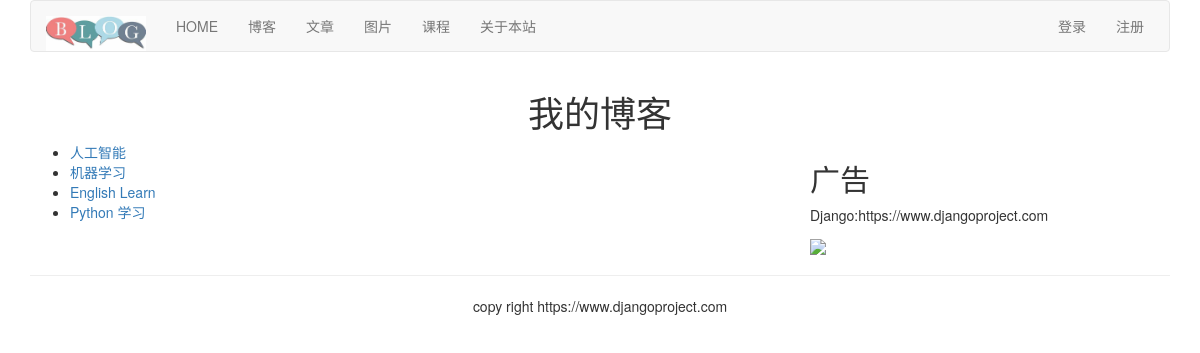
Screenshot of /blog/ with the database file from the repository.
### blog/models.py (models this page shows, shortened)
class BlogArticles(models.Model):
    title = models.CharField(max_length=300)
    author = models.ForeignKey(User,related_name='blog_posts',on_delete=models.CASCADE)
    body = models.TextField()
    publish = models.DateTimeField(default=timezone.now)
    class Meta:
        ordering = ("-publish",)

### blog/views.py (the view)
def blog_title(request):
    blogs = BlogArticles.objects.all()
    return render(request, 'blog/titles.html', {'blogs':blogs})

### templates/blog/titles.html (shortened to what this page needs)
{% extends "base.html" %}
{% block content %}
    <div class="row text-center vertical-middle-sm">
        <h1>我的博客</h1>
    </div>
    <div class="row">
        <div class="col-xs-12 col-md-8">
            <ul>
                {% for blog in blogs %}
                    <li><a href="{{ blog.id }}">{{ blog.title }}</a></li>
                {% endfor %}
            </ul>
        </div>
        <div class="col-xs-6 col-md-4">
            <h2>广告</h2>
            <p>Django:https://www.djangoproject.com</p>
            <img width="200px" src="https://www.jiustore.com/wp-content/uploads/2016/03/%E7%BE%8E%E5%9B%BD%E5%8D%9A%E5%AE%A2%E8%B5%9A%E9%92%B1%EF%BC%9A%E5%A6%82%E4%BD%95%E5%BC%80%E5%A7%8B%E4%B8%80%E4%B8%AA%E8%B5%9A%E9%92%B1%E7%9A%84%E4%B8%AA%E4%BA%BA%E5%8D%9A%E5%AE%A2.jpg">
        </div>
    </div>
{% endblock %}

### templates/base.html (shortened to what this page needs)
{% load staticfiles %} <!DOCTYPE html>
<html lang="zh-cn">
<head>
    <link rel="stylesheet" href="{% static 'css/bootstrap.css' %}">
</head>
    <body>
        {% include "header.html" %}
        <div class="container">
            {% block content %}
            {% endblock %}
        </div>
        {% include "footer.html" %}
    </body>
</html>

### templates/header.html (shortened to what this page needs)
{% load staticfiles %}
<div class="container">
    <nav class="navbar navbar-default" role="navigation">
        <div class="navbar-header">
            <a class="navbar-brand" href="http://www.itdiffer.com">
                <img src="{% static '/images/logo.jpg' %}" width="100px">
            </a>
        </div>
        <div>
            <ul class="nav navbar-nav" role="navigation">
                <li><a href="{% url 'home' %}">HOME</a></li>
                <li><a href="{% url 'blog:blog_title' %}">博客</a></li>
                <li><a href="{% url 'article:article_titles' %}">文章</a></li>
                <li><a href="{% url 'image:falls_images' %}">图片</a></li>
                <li><a href="{% url 'course:course_list' %}">课程</a></li>
                <li><a href="{% url 'course:about'%}">关于本站</a></li>
            </ul>
            <ul class="nav navbar-nav navbar-right" style="margin-right:10px">
                {% if user.is_authenticated %}
                <li>
                    <div class="dropdown" style="margin-top:8px">
                        <button class='btn btn-default dropdown-toggle' type='button' id='dropdownMenu' data-toggle='dropdown'>{{ user.username }}
                            <span class='caret'></span>
                        </button>
                        <ul class="dropdown-menu">
                            <li><a href="{% url 'account:password_change' %}">修改密码</a></li>
                            <li><a href="{% url 'account:my_information' %}">个人信息</a></li>
                            <li><a href="{% url 'article:article_column' %}">后台管理</a></li>
                        </ul>
                    </div>
                </li>
                <li><a href="{% url 'account:user_logout' %}">退出</a></li>
                {% else %}
                <li><a href="{% url 'account:user_login' %}">登录</a></li>
                <li><a href="{% url 'account:user_register' %}">注册</a></li>
                {% endif %}
            </ul>
        </div>
    </nav>
</div>

### templates/footer.html
<div class="container">
    <hr>
    <p class="text-center">copy right https://www.djangoproject.com</p>
</div>

### rows the page displays
BlogArticles: title "人工智能"
BlogArticles: title "机器学习"
BlogArticles: title "English Learn"
BlogArticles: title "Python 学习"
